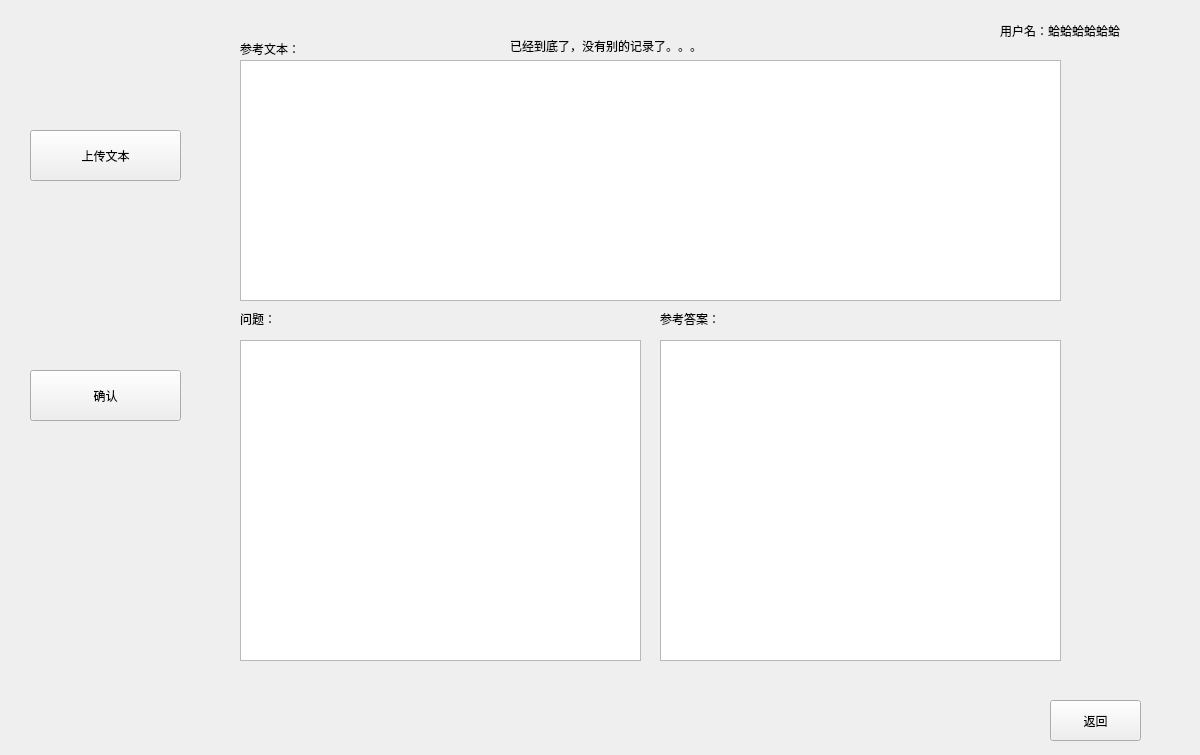
<?xml version="1.0" encoding="UTF-8"?>
<ui version="4.0">
 <class>AutoGenerateAnswerForm</class>
 <widget class="QWidget" name="AutoGenerateAnswerForm">
  <property name="geometry">
   <rect>
    <x>0</x>
    <y>0</y>
    <width>1200</width>
    <height>755</height>
   </rect>
  </property>
  <property name="windowTitle">
   <string>小航搜题-自动生成答案</string>
  </property>
  <widget class="QTextEdit" name="refTxtTextEdit">
   <property name="geometry">
    <rect>
     <x>240</x>
     <y>60</y>
     <width>821</width>
     <height>241</height>
    </rect>
   </property>
   <property name="styleSheet">
    <string notr="true">font: 75 10pt &quot;Consolas&quot; rgb(241, 255, 235);</string>
   </property>
   <property name="html">
    <string>&lt;!DOCTYPE HTML PUBLIC &quot;-//W3C//DTD HTML 4.0//EN&quot; &quot;http://www.w3.org/TR/REC-html40/strict.dtd&quot;&gt;
&lt;html&gt;&lt;head&gt;&lt;meta name=&quot;qrichtext&quot; content=&quot;1&quot; /&gt;&lt;style type=&quot;text/css&quot;&gt;
p, li { white-space: pre-wrap; }
&lt;/style&gt;&lt;/head&gt;&lt;body style=&quot; font-family:'Consolas'; font-size:10pt; font-weight:72; font-style:normal;&quot;&gt;
&lt;p style=&quot;-qt-paragraph-type:empty; margin-top:0px; margin-bottom:0px; margin-left:0px; margin-right:0px; -qt-block-indent:0; text-indent:0px;&quot;&gt;&lt;br /&gt;&lt;/p&gt;&lt;/body&gt;&lt;/html&gt;</string>
   </property>
  </widget>
  <widget class="QPushButton" name="openFileButton">
   <property name="geometry">
    <rect>
     <x>30</x>
     <y>130</y>
     <width>151</width>
     <height>51</height>
    </rect>
   </property>
   <property name="styleSheet">
    <string notr="true">font: 75 10pt &quot;Consolas&quot; rgb(241, 255, 235);</string>
   </property>
   <property name="text">
    <string>上传文本</string>
   </property>
  </widget>
  <widget class="QPushButton" name="goBackButton">
   <property name="geometry">
    <rect>
     <x>1050</x>
     <y>700</y>
     <width>91</width>
     <height>41</height>
    </rect>
   </property>
   <property name="styleSheet">
    <string notr="true">font: 75 10pt &quot;Consolas&quot; rgb(241, 255, 235);</string>
   </property>
   <property name="text">
    <string>返回</string>
   </property>
  </widget>
  <widget class="QLabel" name="userNamelabel">
   <property name="geometry">
    <rect>
     <x>1000</x>
     <y>10</y>
     <width>191</width>
     <height>41</height>
    </rect>
   </property>
   <property name="styleSheet">
    <string notr="true">font: 9pt &quot;Consolas&quot; rgb(255, 14, 30);</string>
   </property>
   <property name="text">
    <string>用户名：蛤蛤蛤蛤蛤蛤</string>
   </property>
  </widget>
  <widget class="QLabel" name="label">
   <property name="geometry">
    <rect>
     <x>580</x>
     <y>10</y>
     <width>161</width>
     <height>41</height>
    </rect>
   </property>
   <property name="text">
    <string/>
   </property>
  </widget>
  <widget class="QLabel" name="scheduleTipsLabel">
   <property name="geometry">
    <rect>
     <x>510</x>
     <y>30</y>
     <width>301</width>
     <height>31</height>
    </rect>
   </property>
   <property name="styleSheet">
    <string notr="true">font: 9pt &quot;Consolas&quot; rgb(255, 14, 30);</string>
   </property>
   <property name="text">
    <string>已经到底了，没有别的记录了。。。</string>
   </property>
  </widget>
  <widget class="QTextEdit" name="questionTextEdit">
   <property name="geometry">
    <rect>
     <x>240</x>
     <y>340</y>
     <width>401</width>
     <height>321</height>
    </rect>
   </property>
   <property name="styleSheet">
    <string notr="true">font: 75 10pt &quot;Consolas&quot; rgb(241, 255, 235);</string>
   </property>
   <property name="html">
    <string>&lt;!DOCTYPE HTML PUBLIC &quot;-//W3C//DTD HTML 4.0//EN&quot; &quot;http://www.w3.org/TR/REC-html40/strict.dtd&quot;&gt;
&lt;html&gt;&lt;head&gt;&lt;meta name=&quot;qrichtext&quot; content=&quot;1&quot; /&gt;&lt;style type=&quot;text/css&quot;&gt;
p, li { white-space: pre-wrap; }
&lt;/style&gt;&lt;/head&gt;&lt;body style=&quot; font-family:'Consolas'; font-size:10pt; font-weight:72; font-style:normal;&quot;&gt;
&lt;p style=&quot;-qt-paragraph-type:empty; margin-top:0px; margin-bottom:0px; margin-left:0px; margin-right:0px; -qt-block-indent:0; text-indent:0px;&quot;&gt;&lt;br /&gt;&lt;/p&gt;&lt;/body&gt;&lt;/html&gt;</string>
   </property>
  </widget>
  <widget class="QLabel" name="refTxtLabel">
   <property name="geometry">
    <rect>
     <x>240</x>
     <y>40</y>
     <width>111</width>
     <height>18</height>
    </rect>
   </property>
   <property name="styleSheet">
    <string notr="true">font: 75 10pt &quot;Consolas&quot; rgb(241, 255, 235);</string>
   </property>
   <property name="text">
    <string>参考文本：</string>
   </property>
  </widget>
  <widget class="QLabel" name="questionLabel">
   <property name="geometry">
    <rect>
     <x>240</x>
     <y>310</y>
     <width>111</width>
     <height>18</height>
    </rect>
   </property>
   <property name="styleSheet">
    <string notr="true">font: 75 10pt &quot;Consolas&quot; rgb(241, 255, 235);</string>
   </property>
   <property name="text">
    <string>问题：</string>
   </property>
  </widget>
  <widget class="QTextEdit" name="AnswerTextEdit">
   <property name="geometry">
    <rect>
     <x>660</x>
     <y>340</y>
     <width>401</width>
     <height>321</height>
    </rect>
   </property>
   <property name="styleSheet">
    <string notr="true">font: 75 10pt &quot;Consolas&quot; rgb(241, 255, 235);</string>
   </property>
   <property name="html">
    <string>&lt;!DOCTYPE HTML PUBLIC &quot;-//W3C//DTD HTML 4.0//EN&quot; &quot;http://www.w3.org/TR/REC-html40/strict.dtd&quot;&gt;
&lt;html&gt;&lt;head&gt;&lt;meta name=&quot;qrichtext&quot; content=&quot;1&quot; /&gt;&lt;style type=&quot;text/css&quot;&gt;
p, li { white-space: pre-wrap; }
&lt;/style&gt;&lt;/head&gt;&lt;body style=&quot; font-family:'Consolas'; font-size:10pt; font-weight:72; font-style:normal;&quot;&gt;
&lt;p style=&quot;-qt-paragraph-type:empty; margin-top:0px; margin-bottom:0px; margin-left:0px; margin-right:0px; -qt-block-indent:0; text-indent:0px;&quot;&gt;&lt;br /&gt;&lt;/p&gt;&lt;/body&gt;&lt;/html&gt;</string>
   </property>
  </widget>
  <widget class="QLabel" name="AnswerLabel">
   <property name="geometry">
    <rect>
     <x>660</x>
     <y>310</y>
     <width>141</width>
     <height>18</height>
    </rect>
   </property>
   <property name="styleSheet">
    <string notr="true">font: 75 10pt &quot;Consolas&quot; rgb(241, 255, 235);</string>
   </property>
   <property name="text">
    <string>参考答案：</string>
   </property>
  </widget>
  <widget class="QPushButton" name="confirmButton">
   <property name="geometry">
    <rect>
     <x>30</x>
     <y>370</y>
     <width>151</width>
     <height>51</height>
    </rect>
   </property>
   <property name="styleSheet">
    <string notr="true">font: 75 10pt &quot;Consolas&quot; rgb(241, 255, 235);</string>
   </property>
   <property name="text">
    <string>确认</string>
   </property>
  </widget>
 </widget>
 <resources/>
 <connections/>
</ui>
